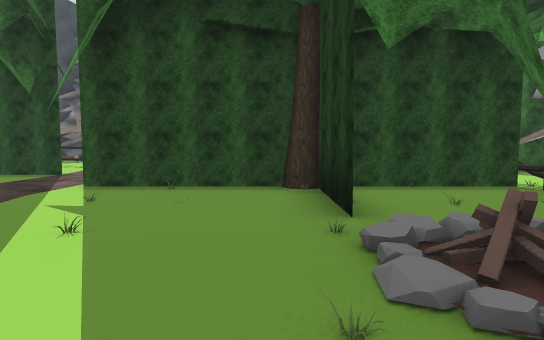
[1] (above)

24 first-person views from a walk through a Unity game level. The camera is 1.2 m above the floor, tilts 4° down and sees 80° across. Doors are open. The floor is counted in squares, 1.84 m on a side. Each view is taken from the middle of a square. On the plan, view 1 faces up. The plan holds only what a view shows up to about 10 squares ahead; the rest is blank. The place goes on beyond the plan. The player is left out. Some surface patterns are stand-ins.

[2]
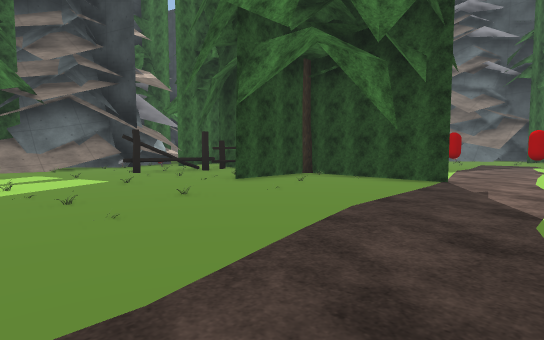

[3]
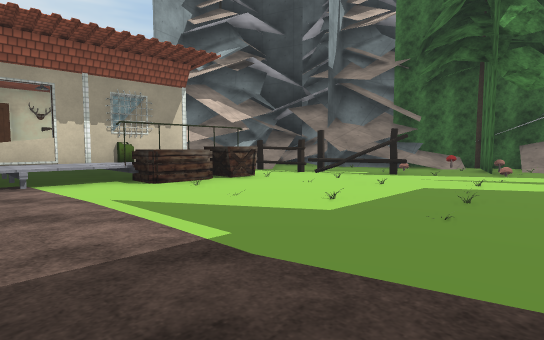

[4]
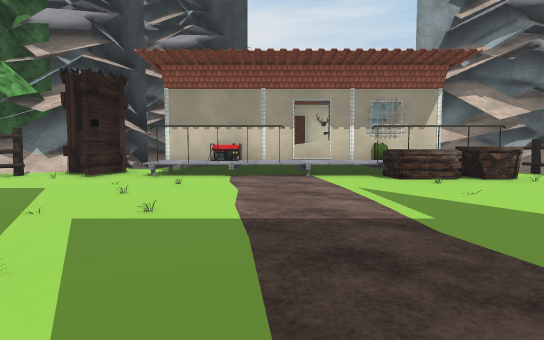

[5]
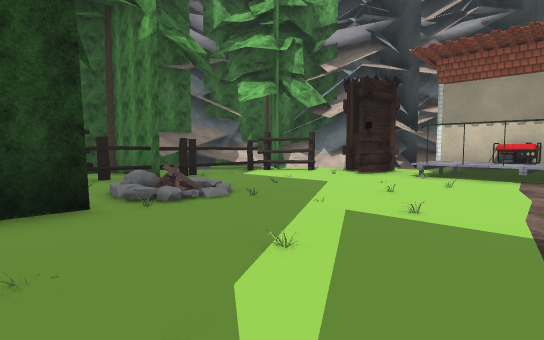

[6]
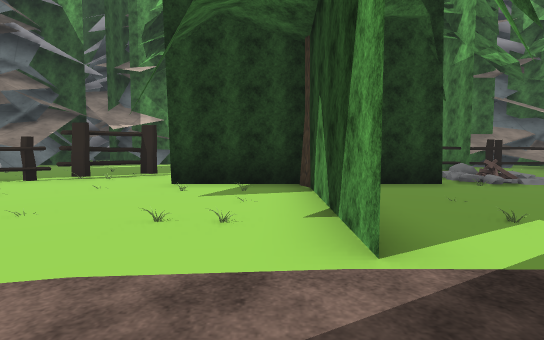

[7]
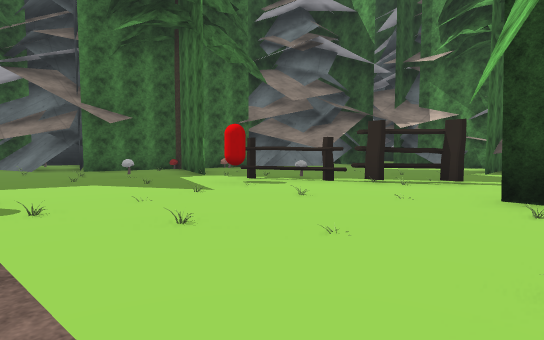

[8]
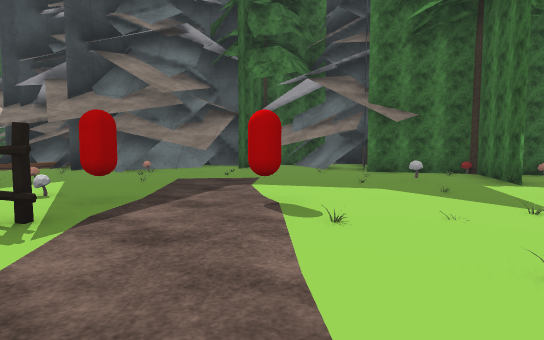

[9]
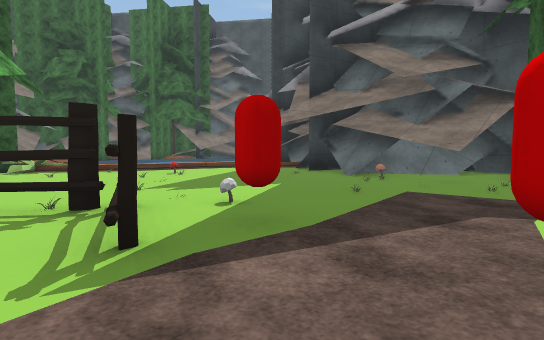

[10]
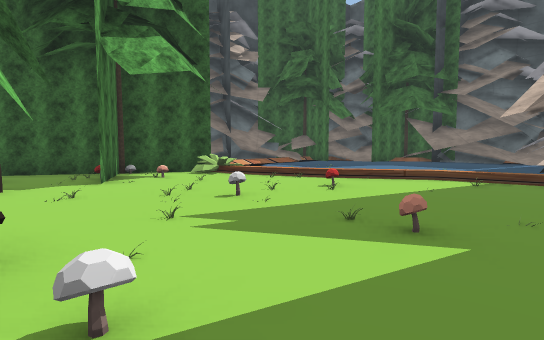

[11]
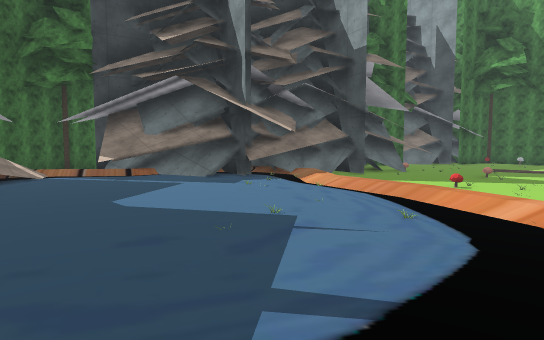

[12]
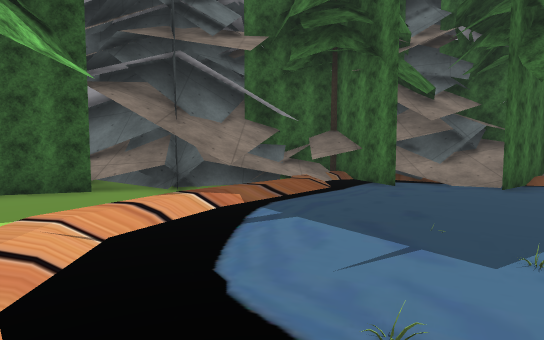

[13]
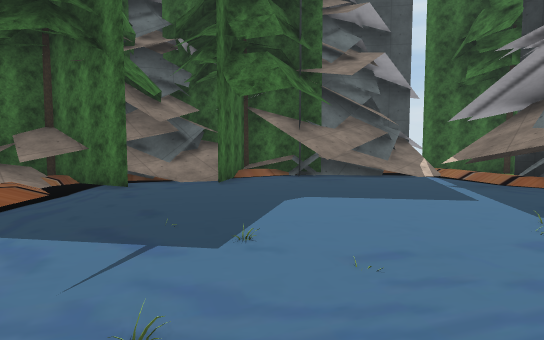

[14]
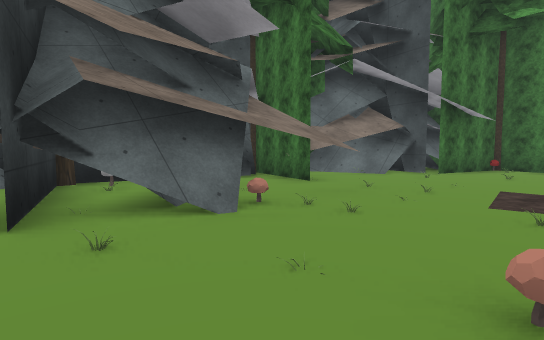

[15]
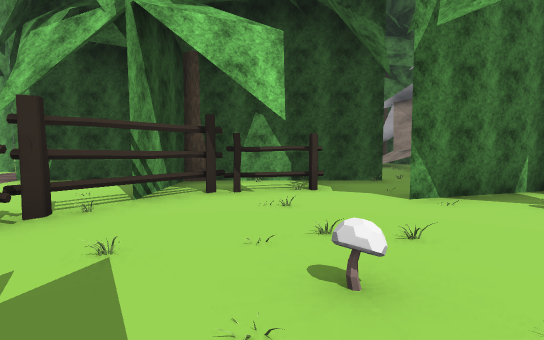

[16]
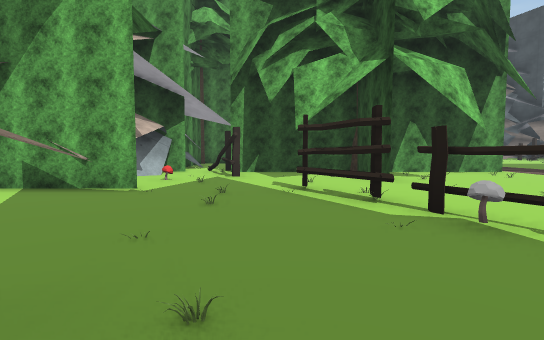

[17]
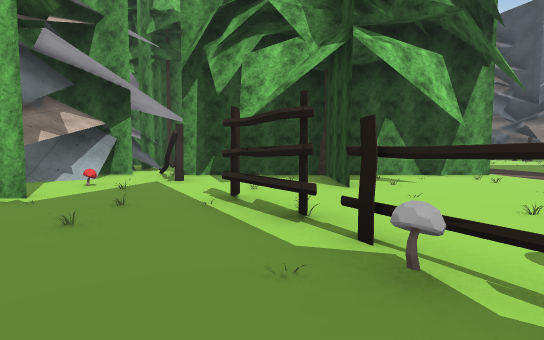

[18]
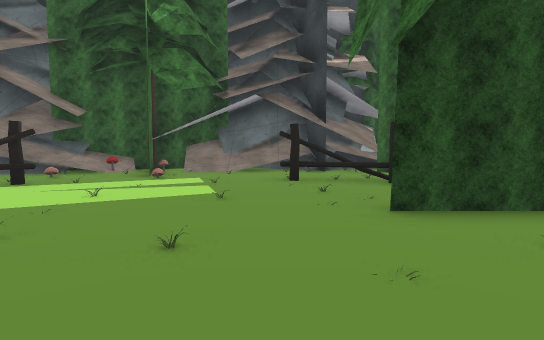

[19]
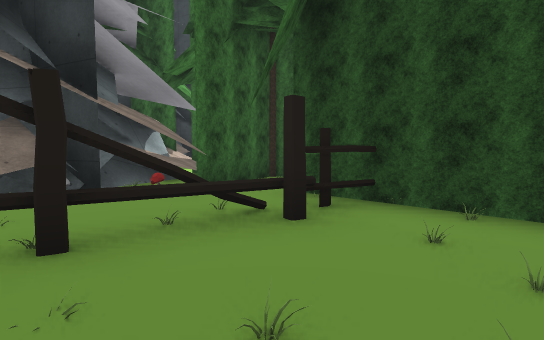

[20]
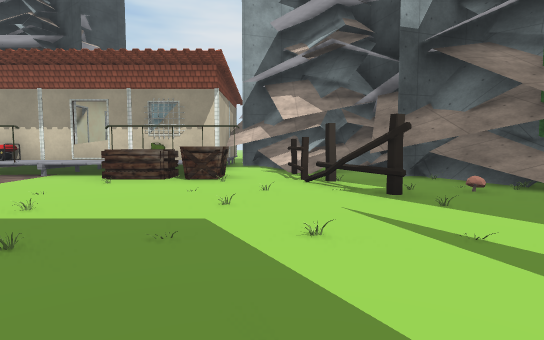

[21]
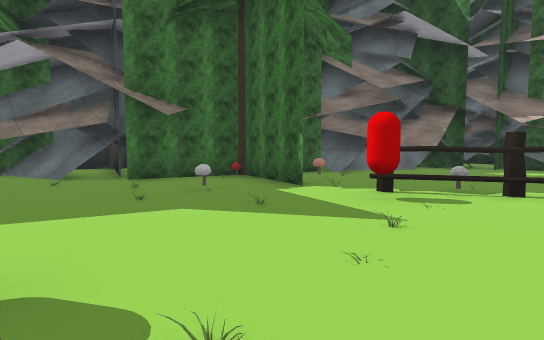

[22]
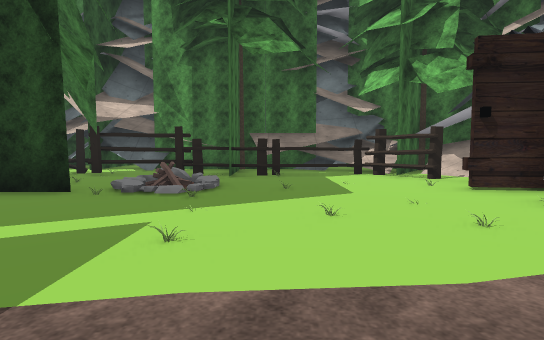

[23]
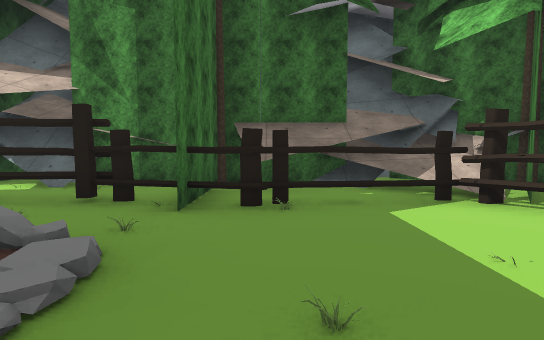

[24]
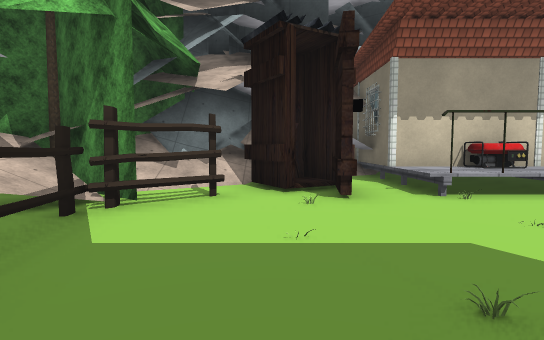

### Floor plan
Key: @ floor where view 1 was taken; # wall or solid block; x gap in a wall; . main floor; : floor 0.25 m higher than the main floor; + floor 0.5 m higher than the main floor; * floor 0.75 m higher than the main floor; / step, stairs or slope; D open door; = window, fence, low wall or low ledge; ~ liquid the walk can cross; ≈ liquid the walk keeps out of; ^ raised ledge; O other object.
Columns run from 22 left of view 1 to 7 right of it. Each row starts with its distance up from view 1.
 24     #  #
 23     // *
 22    #=~.#
 21    #~~^##
 20   ##~~~~##
 19  ###~~~~~##     #####
 18  #≈~~~~~~ ####  # . ##
 17 # ≈~~~~~../..####O.O. #
 16 #~~~~~~~~:.O. .O.O... OO #
 15 #O~~~.O.~:...O......O..#O##*
 14 #/~~~~~O~OOO.OOO...OOOOO..#.
 13 #//~~~~~/..OOO.......O.O.O^..#
 12 ###//~~.O.OOOOOOO.O...OO..O..#
 11 ##../// .O....OOO..OOOOOO....
 10  #....    O.O.O....O.O..O.O..
  9  ##...  OO.OO #.........OOOO##
  8   #  ####OO O#O###..O...O.OO
  7       ## O.OO.O.....O.O#..O.
  6        ##^OOOO#O....OOO ..O.#
  5        ##.OOOO.O...#O##O #O.##
  4         *OOOO.......OO. O. x#
  3         /..O.O.O.......x..O.
  2        #+.O.OOOOO...O.OO/O#.
  1         #O......O...OOO /OO#O
  0         O.OO..O.......@O.O###
 -1        O# .O O.......O..O.###
 -2         ## ^O.O.O....OO...O#
 -3          ## O.OOO.....OOOO##
 -4           # OO=^^^D^^^^#####
 -5               ## #D#  ###
 -6               #   ^^  ##

Where each view was taken, in squares from view 1:
view 1: 0 up, 0 right, facing up
view 2: 1 up, 3 left, facing up-left
view 3: 3 up, 3 left, facing down-left
view 4: 4 up, 3 left, facing down
view 5: 4 up, 3 left, facing down-right
view 6: 6 up, 5 left, facing right
view 7: 7 up, 4 left, facing up-right
view 8: 8 up, 4 left, facing up
view 9: 10 up, 4 left, facing up-left
view 10: 13 up, 6 left, facing left
view 11: 12 up, 19 left, facing up-right
view 12: 13 up, 14 left, facing left
view 13: 13 up, 14 left, facing up-left
view 14: 14 up, 10 left, facing up-right
view 15: 14 up, 10 left, facing down
view 16: 14 up, 3 right, facing down
view 17: 13 up, 2 right, facing down
view 18: 4 up, 5 left, facing left
view 19: 4 up, 9 left, facing up-left
view 20: 4 up, 9 left, facing down
view 21: 10 up, 4 left, facing up-right
view 22: 0 up, 4 left, facing right
view 23: 0 up, 0 right, facing right
view 24: 1 up, 2 right, facing down
